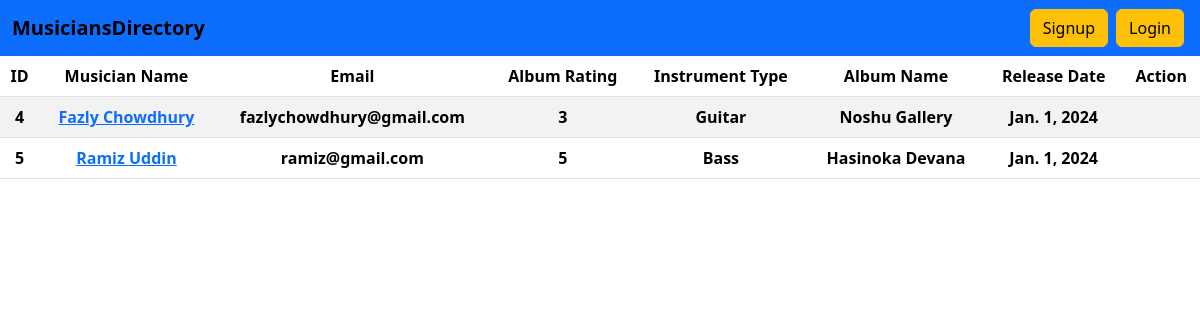
The page / on the database its author committed.
### album/models.py (models this page shows)
class Album(models.Model):
    name = models.CharField(max_length=255)
    release_date = models.DateField()
    choices = (('1','1'),('2','2'),('3','3'),('4','4'),('5','5'))
    rating = models.CharField(max_length=5,choices=choices)
    artist = models.ForeignKey(Musician, on_delete=models.CASCADE, related_name='albums')
    def __str__(self):
        return self.name

### musician/models.py (models this page shows)
class Musician(models.Model):
    first_name = models.CharField(max_length=50)
    last_name = models.CharField(max_length=50)
    email = models.EmailField()
    phone_number = models.CharField(max_length=12)
    choices = (
        ('Guitar', 'Guitar'),
        ('Drums', 'Drums'),
        ('Bass', 'Bass'),
        ('Keyboard', 'Keyboard'),
    )
    instrument_type = models.CharField(max_length=100,choices=choices)
    def __str__(self):
        return f'{self.first_name} {self.last_name}'

### musicians_directory/views.py (the view)
# urls.py: path('',homepage , name = 'home'),
def homepage(request):
    albums = Album.objects.all()
    return render(request, 'home.html',{'albums':albums})

### templates/home.html (shortened to what this page needs)
{% extends 'base.html' %}
{% block content %}
<table class="table table-striped text-center">
    <thead>
        <tr>
          <th>ID</th>
          <th>Musician Name</th>
          <th>Email</th>
          <th>Album Rating</th>
          <th>Instrument Type</th>
          <th>Album Name</th>
          <th>Release Date</th>
          <th>Action</th>
        </tr>
      </thead>
      <tbody class="fw-normal">
        {% for album in albums %}
        <tr>
            <th>{{album.id}}</th>
            <th><a href="{% url 'edit_musician' album.artist.id %}">{{album.artist}}</a></th>
            <th>{{album.artist.email}}</th>
            <th>{{album.rating}}</th>
            <th>{{album.artist.instrument_type}}</th>
            <th>{{album}}</th>
            <th>{{album.release_date}}</th>
            <th>
            </th>
          </tr>
        {% endfor %}
      </tbody>
  </table>
{% endblock content %}

### templates/base.html (shortened to what this page needs)
<!DOCTYPE html>
<html lang="en">
<head>
    <link href="https://cdn.jsdelivr.net/npm/bootstrap@5.3.3/dist/css/bootstrap.min.css" rel="stylesheet">
</head>
<body>
    <nav class="navbar navbar-expand-lg bg-primary fw-bold">
        <div class="container-fluid">
        <a class="navbar-brand" href="{% url 'home' %}">MusiciansDirectory</a>
        <ul class="navbar-nav">
            {% if user.is_authenticated %}
            <li class="nav-item mx-1">
                <a class="btn btn-warning" href="{% url 'logout' %}">Logout</a>
            </li>
            {% else %}
            <li class="nav-item mx-1">
                <a class="btn btn-warning" href="{% url 'signup' %}">Signup</a>
            </li>
            <li class="nav-item mx-1">
                <a class="btn btn-warning" href="{% url 'login' %}">Login</a>
            </li>
            {% endif %}
        </ul>
        </div>
    </nav>
    {% block content %}
    {% endblock content%}
</body>
</html>

### rows shown on the page
Album: id "4", artist "Fazly Chowdhury", artist.email "fazlychowdhury@gmail.com", rating "3", artist.instrument_type "Guitar", name "Noshu Gallery", release_date "Jan. 1, 2024"
Album: id "5", artist "Ramiz Uddin", artist.email "ramiz@gmail.com", rating "5", artist.instrument_type "Bass", name "Hasinoka Devana", release_date "Jan. 1, 2024"
